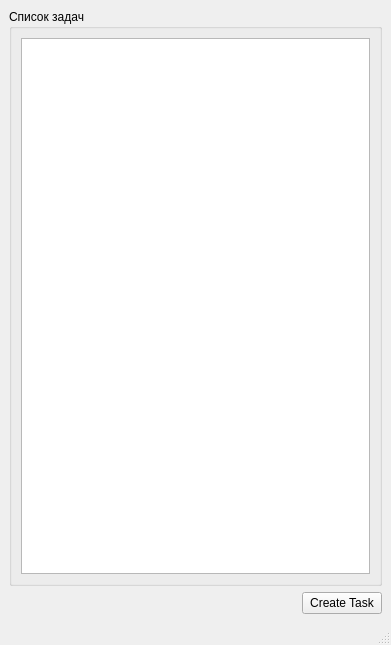
<?xml version="1.0" encoding="UTF-8"?>
<ui version="4.0">
 <class>MainWindow</class>
 <widget class="QMainWindow" name="MainWindow">
  <property name="geometry">
   <rect>
    <x>0</x>
    <y>0</y>
    <width>391</width>
    <height>645</height>
   </rect>
  </property>
  <property name="windowTitle">
   <string>MainWindow</string>
  </property>
  <widget class="QWidget" name="centralwidget">
   <layout class="QGridLayout" name="gridLayout_2">
    <item row="0" column="0">
     <layout class="QVBoxLayout" name="verticalLayout">
      <item>
       <widget class="QGroupBox" name="groupBox">
        <property name="title">
         <string>Список задач</string>
        </property>
        <layout class="QGridLayout" name="gridLayout">
         <item row="0" column="0">
          <widget class="QListWidget" name="taskList"/>
         </item>
        </layout>
       </widget>
      </item>
      <item>
       <layout class="QHBoxLayout" name="horizontalLayout">
        <item>
         <spacer name="horizontalSpacer">
          <property name="orientation">
           <enum>Qt::Horizontal</enum>
          </property>
          <property name="sizeHint" stdset="0">
           <size>
            <width>40</width>
            <height>20</height>
           </size>
          </property>
         </spacer>
        </item>
        <item>
         <widget class="QPushButton" name="createTask">
          <property name="text">
           <string>Create Task</string>
          </property>
         </widget>
        </item>
       </layout>
      </item>
     </layout>
    </item>
   </layout>
  </widget>
  <widget class="QMenuBar" name="menubar">
   <property name="geometry">
    <rect>
     <x>0</x>
     <y>0</y>
     <width>391</width>
     <height>21</height>
    </rect>
   </property>
  </widget>
  <widget class="QStatusBar" name="statusbar"/>
 </widget>
 <resources/>
 <connections/>
</ui>
